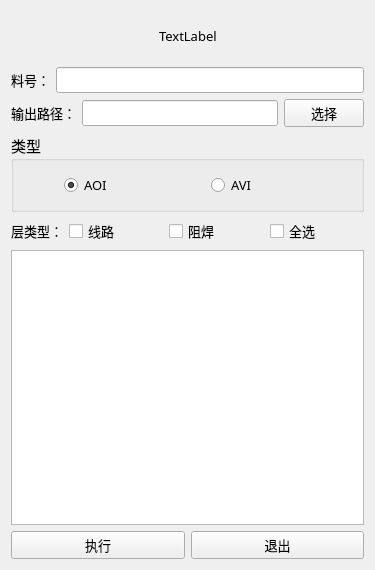
<?xml version="1.0" encoding="UTF-8"?>
<ui version="4.0">
 <class>Form</class>
 <widget class="QWidget" name="Form">
  <property name="geometry">
   <rect>
    <x>0</x>
    <y>0</y>
    <width>375</width>
    <height>570</height>
   </rect>
  </property>
  <property name="font">
   <font>
    <family>微软雅黑</family>
    <pointsize>10</pointsize>
   </font>
  </property>
  <property name="windowTitle">
   <string>AOI/AVI资料导出</string>
  </property>
  <layout class="QVBoxLayout" name="verticalLayout">
   <item>
    <layout class="QHBoxLayout" name="horizontalLayout">
     <item>
      <spacer name="horizontalSpacer">
       <property name="orientation">
        <enum>Qt::Horizontal</enum>
       </property>
       <property name="sizeHint" stdset="0">
        <size>
         <width>40</width>
         <height>20</height>
        </size>
       </property>
      </spacer>
     </item>
     <item>
      <widget class="QLabel" name="label_logo">
       <property name="minimumSize">
        <size>
         <width>0</width>
         <height>50</height>
        </size>
       </property>
       <property name="text">
        <string>TextLabel</string>
       </property>
      </widget>
     </item>
     <item>
      <spacer name="horizontalSpacer_2">
       <property name="orientation">
        <enum>Qt::Horizontal</enum>
       </property>
       <property name="sizeHint" stdset="0">
        <size>
         <width>40</width>
         <height>20</height>
        </size>
       </property>
      </spacer>
     </item>
    </layout>
   </item>
   <item>
    <layout class="QHBoxLayout" name="horizontalLayout_4">
     <item>
      <widget class="QLabel" name="label_2">
       <property name="text">
        <string>料号：</string>
       </property>
      </widget>
     </item>
     <item>
      <widget class="QLineEdit" name="lineEdit_jobname">
       <property name="readOnly">
        <bool>true</bool>
       </property>
      </widget>
     </item>
    </layout>
   </item>
   <item>
    <layout class="QHBoxLayout" name="horizontalLayout_3">
     <item>
      <widget class="QLabel" name="label_3">
       <property name="text">
        <string>输出路径：</string>
       </property>
      </widget>
     </item>
     <item>
      <widget class="QLineEdit" name="lineEdit_path"/>
     </item>
     <item>
      <widget class="QPushButton" name="pushButton_path">
       <property name="cursor">
        <cursorShape>PointingHandCursor</cursorShape>
       </property>
       <property name="text">
        <string>选择</string>
       </property>
      </widget>
     </item>
    </layout>
   </item>
   <item>
    <widget class="QGroupBox" name="groupBox">
     <property name="font">
      <font>
       <family>微软雅黑</family>
       <pointsize>11</pointsize>
      </font>
     </property>
     <property name="title">
      <string>类型</string>
     </property>
     <layout class="QHBoxLayout" name="horizontalLayout_2">
      <property name="spacing">
       <number>6</number>
      </property>
      <property name="leftMargin">
       <number>50</number>
      </property>
      <property name="topMargin">
       <number>12</number>
      </property>
      <property name="bottomMargin">
       <number>12</number>
      </property>
      <item>
       <widget class="QRadioButton" name="radioButton_aoi">
        <property name="font">
         <font>
          <family>微软雅黑</family>
          <pointsize>10</pointsize>
         </font>
        </property>
        <property name="text">
         <string>AOI</string>
        </property>
        <property name="checked">
         <bool>true</bool>
        </property>
       </widget>
      </item>
      <item>
       <widget class="QRadioButton" name="radioButton_avi">
        <property name="font">
         <font>
          <family>微软雅黑</family>
          <pointsize>10</pointsize>
         </font>
        </property>
        <property name="text">
         <string>AVI</string>
        </property>
       </widget>
      </item>
     </layout>
    </widget>
   </item>
   <item>
    <layout class="QHBoxLayout" name="horizontalLayout_10">
     <property name="spacing">
      <number>2</number>
     </property>
    </layout>
   </item>
   <item>
    <layout class="QHBoxLayout" name="horizontalLayout_6" stretch="0,1">
     <item>
      <widget class="QLabel" name="label_4">
       <property name="text">
        <string>层类型：</string>
       </property>
      </widget>
     </item>
     <item>
      <layout class="QHBoxLayout" name="horizontalLayout_5">
       <item>
        <widget class="QCheckBox" name="checkBox_signal">
         <property name="text">
          <string>线路</string>
         </property>
        </widget>
       </item>
       <item>
        <widget class="QCheckBox" name="checkBox_sm">
         <property name="text">
          <string>阻焊</string>
         </property>
        </widget>
       </item>
       <item>
        <widget class="QCheckBox" name="checkBox_select_all">
         <property name="text">
          <string>全选</string>
         </property>
        </widget>
       </item>
      </layout>
     </item>
    </layout>
   </item>
   <item>
    <widget class="QTableWidget" name="tableWidget"/>
   </item>
   <item>
    <layout class="QHBoxLayout" name="horizontalLayout_7">
     <item>
      <widget class="QPushButton" name="pushButton_exec">
       <property name="cursor">
        <cursorShape>PointingHandCursor</cursorShape>
       </property>
       <property name="text">
        <string>执行</string>
       </property>
      </widget>
     </item>
     <item>
      <widget class="QPushButton" name="pushButton_exit">
       <property name="cursor">
        <cursorShape>PointingHandCursor</cursorShape>
       </property>
       <property name="text">
        <string>退出</string>
       </property>
      </widget>
     </item>
    </layout>
   </item>
  </layout>
 </widget>
 <resources/>
 <connections/>
</ui>
